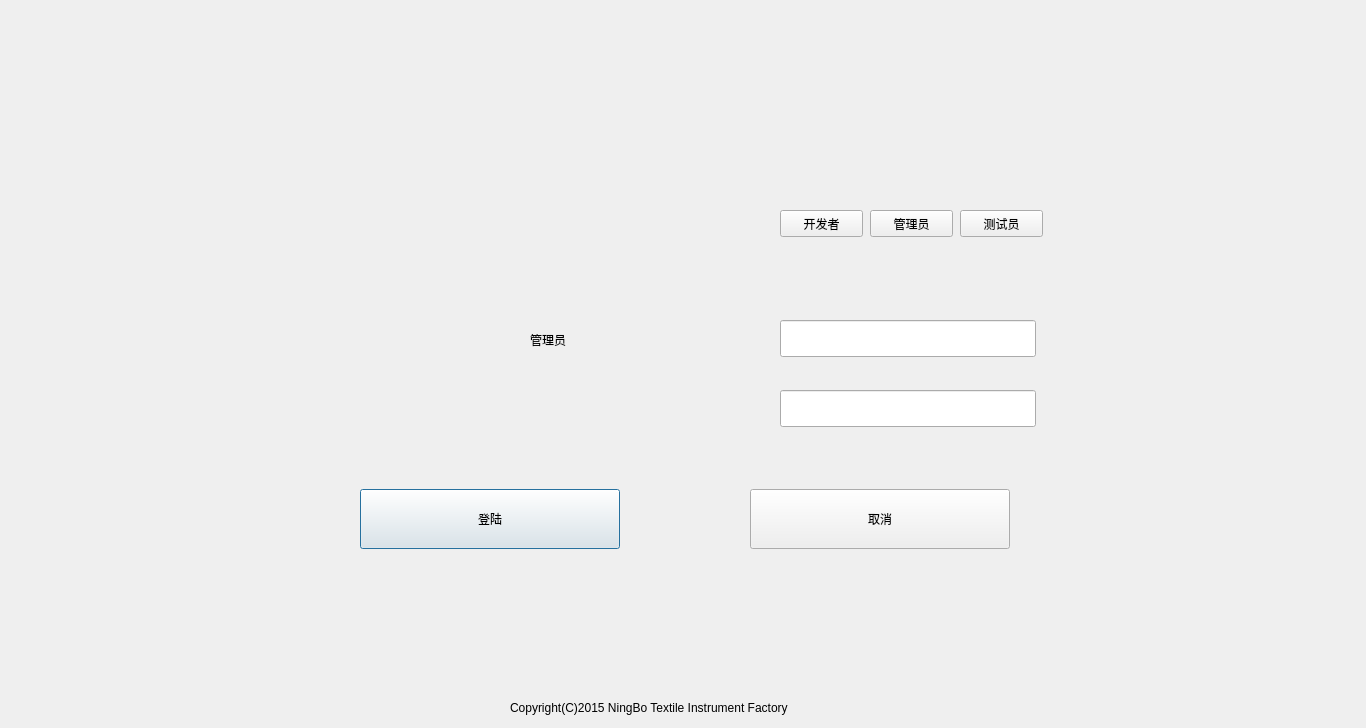
<?xml version="1.0" encoding="UTF-8"?>
<ui version="4.0">
 <class>loginDlg</class>
 <widget class="QDialog" name="loginDlg">
  <property name="geometry">
   <rect>
    <x>0</x>
    <y>0</y>
    <width>1366</width>
    <height>728</height>
   </rect>
  </property>
  <property name="windowTitle">
   <string>Dialog</string>
  </property>
  <widget class="QPushButton" name="pushButton_login">
   <property name="geometry">
    <rect>
     <x>360</x>
     <y>489</y>
     <width>260</width>
     <height>60</height>
    </rect>
   </property>
   <property name="minimumSize">
    <size>
     <width>260</width>
     <height>60</height>
    </size>
   </property>
   <property name="font">
    <font>
     <family>SimSun-ExtB</family>
     <pointsize>9</pointsize>
     <weight>50</weight>
     <bold>false</bold>
    </font>
   </property>
   <property name="text">
    <string>登陆</string>
   </property>
  </widget>
  <widget class="QLabel" name="label_login">
   <property name="geometry">
    <rect>
     <x>280</x>
     <y>159</y>
     <width>812</width>
     <height>487</height>
    </rect>
   </property>
   <property name="text">
    <string/>
   </property>
   <property name="pixmap">
    <pixmap>resource/login/dlg.png</pixmap>
   </property>
  </widget>
  <widget class="QLabel" name="label">
   <property name="geometry">
    <rect>
     <x>290</x>
     <y>179</y>
     <width>448</width>
     <height>56</height>
    </rect>
   </property>
   <property name="text">
    <string/>
   </property>
   <property name="pixmap">
    <pixmap>resource/login/logo.png</pixmap>
   </property>
  </widget>
  <widget class="QLabel" name="label_2">
   <property name="geometry">
    <rect>
     <x>360</x>
     <y>319</y>
     <width>110</width>
     <height>109</height>
    </rect>
   </property>
   <property name="text">
    <string/>
   </property>
   <property name="pixmap">
    <pixmap>resource/login/head.png</pixmap>
   </property>
  </widget>
  <widget class="QPushButton" name="pushButton_cancel">
   <property name="geometry">
    <rect>
     <x>750</x>
     <y>489</y>
     <width>260</width>
     <height>60</height>
    </rect>
   </property>
   <property name="minimumSize">
    <size>
     <width>260</width>
     <height>60</height>
    </size>
   </property>
   <property name="text">
    <string>取消</string>
   </property>
  </widget>
  <widget class="QPushButton" name="pushButton_developer">
   <property name="geometry">
    <rect>
     <x>780</x>
     <y>210</y>
     <width>83</width>
     <height>27</height>
    </rect>
   </property>
   <property name="minimumSize">
    <size>
     <width>83</width>
     <height>27</height>
    </size>
   </property>
   <property name="text">
    <string>开发者</string>
   </property>
  </widget>
  <widget class="QPushButton" name="pushButton_admin">
   <property name="geometry">
    <rect>
     <x>870</x>
     <y>210</y>
     <width>83</width>
     <height>27</height>
    </rect>
   </property>
   <property name="minimumSize">
    <size>
     <width>83</width>
     <height>27</height>
    </size>
   </property>
   <property name="text">
    <string>管理员</string>
   </property>
  </widget>
  <widget class="QPushButton" name="pushButton_tester">
   <property name="geometry">
    <rect>
     <x>960</x>
     <y>210</y>
     <width>83</width>
     <height>27</height>
    </rect>
   </property>
   <property name="minimumSize">
    <size>
     <width>83</width>
     <height>27</height>
    </size>
   </property>
   <property name="text">
    <string>测试员</string>
   </property>
  </widget>
  <widget class="QLineEdit" name="lineEdit_name">
   <property name="geometry">
    <rect>
     <x>780</x>
     <y>320</y>
     <width>256</width>
     <height>37</height>
    </rect>
   </property>
   <property name="minimumSize">
    <size>
     <width>256</width>
     <height>37</height>
    </size>
   </property>
   <property name="inputMethodHints">
    <set>Qt::ImhNone</set>
   </property>
   <property name="inputMask">
    <string/>
   </property>
   <property name="maxLength">
    <number>128</number>
   </property>
  </widget>
  <widget class="QLineEdit" name="lineEdit_password">
   <property name="geometry">
    <rect>
     <x>780</x>
     <y>390</y>
     <width>256</width>
     <height>37</height>
    </rect>
   </property>
   <property name="minimumSize">
    <size>
     <width>256</width>
     <height>37</height>
    </size>
   </property>
   <property name="inputMask">
    <string/>
   </property>
   <property name="maxLength">
    <number>32767</number>
   </property>
  </widget>
  <widget class="QLabel" name="label_3">
   <property name="geometry">
    <rect>
     <x>730</x>
     <y>390</y>
     <width>29</width>
     <height>29</height>
    </rect>
   </property>
   <property name="minimumSize">
    <size>
     <width>29</width>
     <height>29</height>
    </size>
   </property>
   <property name="maximumSize">
    <size>
     <width>29</width>
     <height>16777215</height>
    </size>
   </property>
   <property name="text">
    <string/>
   </property>
   <property name="pixmap">
    <pixmap>resource/login/icon1.png</pixmap>
   </property>
  </widget>
  <widget class="QLabel" name="label_4">
   <property name="geometry">
    <rect>
     <x>730</x>
     <y>320</y>
     <width>29</width>
     <height>29</height>
    </rect>
   </property>
   <property name="minimumSize">
    <size>
     <width>29</width>
     <height>29</height>
    </size>
   </property>
   <property name="maximumSize">
    <size>
     <width>29</width>
     <height>16777215</height>
    </size>
   </property>
   <property name="text">
    <string/>
   </property>
   <property name="pixmap">
    <pixmap>resource/login/icon3.png</pixmap>
   </property>
  </widget>
  <widget class="QLabel" name="label_5">
   <property name="geometry">
    <rect>
     <x>670</x>
     <y>319</y>
     <width>10</width>
     <height>109</height>
    </rect>
   </property>
   <property name="minimumSize">
    <size>
     <width>10</width>
     <height>109</height>
    </size>
   </property>
   <property name="maximumSize">
    <size>
     <width>2</width>
     <height>16777215</height>
    </size>
   </property>
   <property name="text">
    <string/>
   </property>
   <property name="pixmap">
    <pixmap>resource/login/split.png</pixmap>
   </property>
  </widget>
  <widget class="QLabel" name="label_copyright">
   <property name="geometry">
    <rect>
     <x>510</x>
     <y>700</y>
     <width>421</width>
     <height>16</height>
    </rect>
   </property>
   <property name="font">
    <font>
     <pointsize>9</pointsize>
    </font>
   </property>
   <property name="text">
    <string>Copyright(C)2015 NingBo Textile Instrument Factory</string>
   </property>
  </widget>
  <widget class="QLabel" name="label_account">
   <property name="geometry">
    <rect>
     <x>530</x>
     <y>320</y>
     <width>120</width>
     <height>40</height>
    </rect>
   </property>
   <property name="minimumSize">
    <size>
     <width>120</width>
     <height>40</height>
    </size>
   </property>
   <property name="text">
    <string>管理员</string>
   </property>
  </widget>
  <widget class="QLabel" name="label_message">
   <property name="geometry">
    <rect>
     <x>780</x>
     <y>445</y>
     <width>256</width>
     <height>30</height>
    </rect>
   </property>
   <property name="text">
    <string/>
   </property>
  </widget>
  <zorder>label_login</zorder>
  <zorder>pushButton_login</zorder>
  <zorder>label</zorder>
  <zorder>label_2</zorder>
  <zorder>pushButton_cancel</zorder>
  <zorder>pushButton_developer</zorder>
  <zorder>pushButton_admin</zorder>
  <zorder>pushButton_tester</zorder>
  <zorder>lineEdit_name</zorder>
  <zorder>lineEdit_password</zorder>
  <zorder>label_3</zorder>
  <zorder>label_4</zorder>
  <zorder>label_5</zorder>
  <zorder>label_copyright</zorder>
  <zorder>label_account</zorder>
  <zorder>label_message</zorder>
 </widget>
 <resources/>
 <connections/>
</ui>
